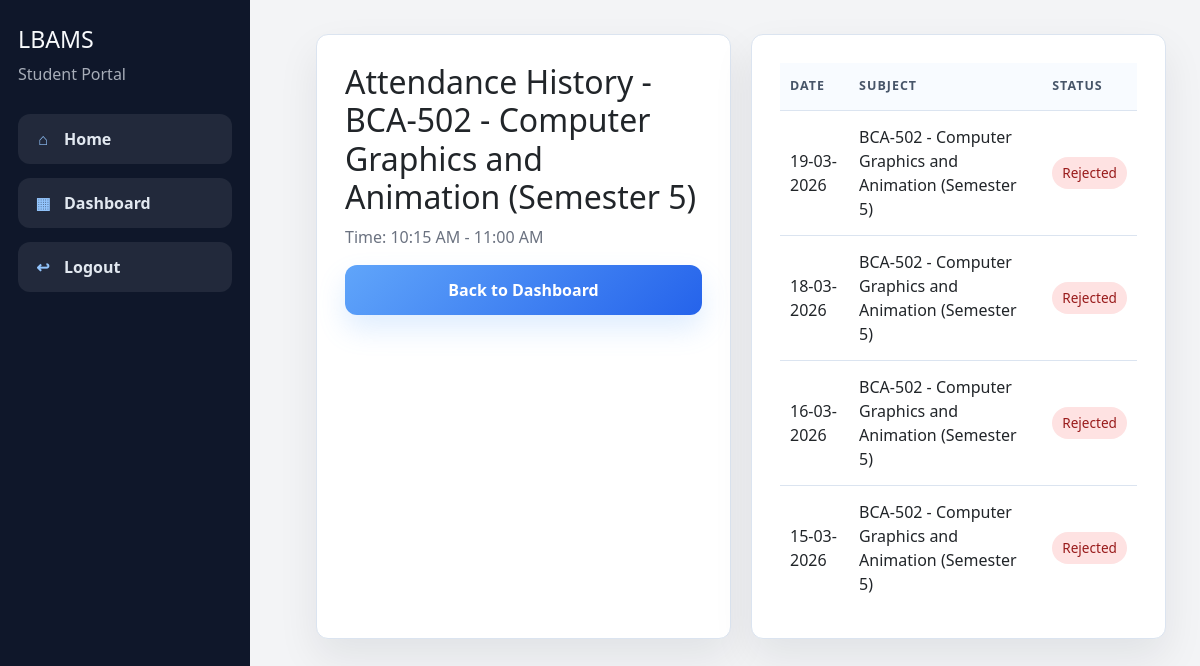
The app's page /student/subject/7/attendance-history (signed in) with its own data.
### models.py (models this page shows, shortened)
class User(UserMixin, db.Model):
    __tablename__ = "users"
    id = db.Column(db.Integer, primary_key=True)
    username = db.Column(db.String(80), unique=True, nullable=False)
    password_hash = db.Column(db.String(255), nullable=False)
    role = db.Column(db.String(20), nullable=False)
    student = db.relationship("Student", back_populates="user", uselist=False)
    teacher = db.relationship("Teacher", back_populates="user", uselist=False)
    admin = db.relationship("Admin", back_populates="user", uselist=False)

class Subject(db.Model):
    __tablename__ = "subjects"
    id = db.Column(db.Integer, primary_key=True)
    name = db.Column(db.String(120), unique=True, nullable=False)
    code = db.Column(db.String(20), unique=True, nullable=False)
    semester = db.Column(db.Integer, nullable=False)
    subject_type = db.Column("type", db.String(20), nullable=False, default="theory")
    teacher_id = db.Column(db.Integer, db.ForeignKey("teachers.id"), nullable=True)
    start_time = db.Column(db.Time, nullable=True)
    end_time = db.Column(db.Time, nullable=True)
    teachers = db.relationship(
        "Teacher",
        secondary=teacher_subjects,
        back_populates="subject_assignments",
    )
    lectures = db.relationship("Lecture", back_populates="subject", cascade="all, delete-orphan")
    attendances = db.relationship("Attendance", back_populates="subject")
    attendance_summaries = db.relationship("AttendanceSummary", back_populates="subject")
    @property
    def lecture_time_label(self):
        if self.subject_type == "lab":
            return "Lab subject"
        if self.subject_type == "project":
            return "Project"
        if not self.start_time or not self.end_time:
            return "Time not set"
        start = self.start_time.strftime("%I:%M %p").lstrip("0")
        end = self.end_time.strftime("%I:%M %p").lstrip("0")
        return f"{start} - {end}"
    @property
    def display_label(self):
        return f"{self.code} - {self.name} (Semester {self.semester})"

class Attendance(db.Model):
    __tablename__ = "attendance"
    __table_args__ = (
        UniqueConstraint("student_id", "lecture_id", "attendance_date", name="uq_attendance_once"),
    )
    id = db.Column(db.Integer, primary_key=True)
    student_id = db.Column(db.Integer, db.ForeignKey("students.id"), nullable=False)
    subject_id = db.Column(db.Integer, db.ForeignKey("subjects.id"), nullable=False)
    lecture_id = db.Column(db.Integer, db.ForeignKey("lectures.id"), nullable=False)
    attendance_date = db.Column(db.Date, default=date.today, nullable=False)
    status = db.Column(db.String(20), default="pending", nullable=False) # status can be pending, present, absent
    latitude = db.Column(db.Float, nullable=False)
    longitude = db.Column(db.Float, nullable=False)
    distance_meters = db.Column(db.Float, nullable=False)
    created_at = db.Column(db.DateTime, default=datetime.utcnow, nullable=False)
    student = db.relationship("Student", back_populates="attendances")
    subject = db.relationship("Subject", back_populates="attendances")
    lecture = db.relationship("Lecture", back_populates="attendances")

### routes/student_routes.py (the view)
@student_bp.route("/subject/<int:subject_id>/attendance-history")
@login_required
def subject_attendance_history(subject_id):
    if not student_required():
        return redirect(url_for("auth.login"))
    student = get_current_student()
    roll_number_redirect = require_roll_number(student)
    if roll_number_redirect:
        return roll_number_redirect
    reconcile_lecture_attendance()
    subject = Subject.query.filter_by(id=subject_id, semester=student.semester).first_or_404()
    records = (
        Attendance.query.filter_by(student_id=student.id, subject_id=subject.id)
        .order_by(Attendance.attendance_date.desc(), Attendance.created_at.desc())
        .all()
    )
    return render_template(
        "student/subject_attendance_history.html",
        student=student,
        subject=subject,
        records=records,
    )

### app.py (called while the page is built)
@login_manager.user_loader
def load_user(user_id):
    return db.session.get(User, int(user_id))

def format_date(value):
    if value is None:
        return ""
    return value.strftime("%d-%m-%Y")

### models.py (called while the page is built, shortened)
def ensure_subject_lecture(subject, lecture_date=None):
    lecture_date = lecture_date or date.today()
    lecture_date = lecture_date or datetime.now(IST).date()
    lecture = Lecture.query.filter_by(subject_id=subject.id, lecture_date=lecture_date).first()
    start_time = subject.start_time or time(hour=0, minute=0)
    end_time = subject.end_time or time(hour=0, minute=0)
    day_of_week = lecture_date.strftime("%A")
    if lecture.day_of_week != day_of_week:
        lecture.day_of_week = day_of_week
    if lecture.start_time != start_time:
        lecture.start_time = start_time
    if lecture.end_time != end_time:
        lecture.end_time = end_time
    db.session.flush()
    return lecture

def lecture_has_ended(lecture, reference_dt=None):
    reference_dt = reference_dt or datetime.now()
    reference_dt = reference_dt or datetime.now(IST)
    lecture_day = lecture.lecture_date or reference_dt.date()
    lecture_end_time = lecture.end_time or time(hour=0, minute=0)
    lecture_end = datetime.combine(lecture_day, lecture_end_time)
    if reference_dt.tzinfo is not None and lecture_end.tzinfo is None:
        lecture_end = reference_dt.tzinfo.localize(lecture_end)
    return reference_dt >= lecture_end

def reconcile_lecture_attendance(reference_dt=None):
    reference_dt = reference_dt or datetime.now()
    reference_dt = reference_dt or datetime.now(IST)
    current_date = reference_dt.date()
    current_time = reference_dt.time()
    backfill_lecture_records_from_attendance()
    subjects = Subject.query.all()
    for subject in subjects:
        if subject.start_time is None or current_time < subject.start_time:
            continue
        ensure_subject_lecture(subject, current_date)
    auto_mark_absent_for_completed_lectures(reference_dt)

### routes/student_routes.py (called while the page is built)
def student_required():
    return current_user.is_authenticated and current_user.role == "student"

def get_current_student():
    return Student.query.filter_by(user_id=current_user.id).first_or_404()

def require_roll_number(student):
    if not student.roll_number or not student.roll_number.strip():
        return redirect(url_for("student.update_roll_number"))
    return None

### templates/student/subject_attendance_history.html (shortened to what this page needs)
{% extends "base.html" %}
{% block content %}
<section class="dashboard-grid">
    <div class="card">
        <h2>Attendance History - {{ subject.display_label }}</h2>
        <p class="muted">Time: {{ subject.lecture_time_label }}</p>
        <a class="btn btn-secondary" href="{{ url_for('student.dashboard') }}">Back to Dashboard</a>
    </div>
    <div class="card">
        <div class="table-wrap">
            <table>
                <thead>
                    <tr>
                        <th>Date</th>
                        <th>Subject</th>
                        <th>Status</th>
                    </tr>
                </thead>
                <tbody>
                    {% for record in records %}
                    <tr>
                        <td>{{ record.attendance_date|format_date }}</td>
                        <td>{{ subject.display_label }}</td>
                        <td>
                            {% if record.status == 'present' %}
                            <span class="status present">Accepted</span>
                            {% elif record.status == 'absent' %}
                            <span class="status absent">Rejected</span>
                            {% else %}
                            <span class="status pending">Pending</span>
                            {% endif %}
                        </td>
                    </tr>
                    {% else %}
                    <tr>
                        <td colspan="3">No attendance history for this subject.</td>
                    </tr>
                    {% endfor %}
                </tbody>
            </table>
        </div>
    </div>
</section>
{% endblock %}

### templates/base.html (shortened to what this page needs)
<!DOCTYPE html>
<html lang="en">
<head>
    <link
        href="https://cdn.jsdelivr.net/npm/bootstrap@5.3.3/dist/css/bootstrap.min.css"
        rel="stylesheet"
    >
    <link rel="stylesheet" href="{{ url_for('static', filename='css/style.css') }}">
</head>
<body>
    <div class="page-shell">
        {% if current_user.is_authenticated %}
        <aside class="sidebar">
            <div class="sidebar-brand">
                <h2>LBAMS</h2>
                <p class="muted">{{ current_user.role|title }} Portal</p>
            </div>
            <nav class="nav-links">
                <a href="{{ url_for('main.home') }}"><span class="nav-icon">&#8962;</span><span>Home</span></a>
                {% if current_user.role == 'admin' %}
                <a href="{{ url_for('admin.dashboard') }}"><span class="nav-icon">&#9638;</span><span>Dashboard</span></a>
                <a href="{{ url_for('admin.manage_teacher_subjects') }}"><span class="nav-icon">&#8942;</span><span>Manage Teacher Subjects</span></a>
                {% elif current_user.role == 'teacher' %}
                <a href="{{ url_for('teacher.dashboard') }}"><span class="nav-icon">&#9638;</span><span>Dashboard</span></a>
                {% elif current_user.role == 'student' %}
                <a href="{{ url_for('student.dashboard') }}"><span class="nav-icon">&#9638;</span><span>Dashboard</span></a>
                {% endif %}
                <a href="{{ url_for('auth.logout') }}"><span class="nav-icon">&#8617;</span><span>Logout</span></a>
            </nav>
        </aside>
        {% endif %}
        <main class="content {% if not current_user.is_authenticated %}content-full{% endif %}">
            {% block content %}{% endblock %}
        </main>
    </div>
</body>
</html>

### static/css/style.css (style rules this page uses)
:root { --bg: #f3f4f6; --surface: #ffffff; --text: #1f2937; --muted: #6b7280; --primary: #2563eb; --primary-dark: #1d4ed8; --primary-soft: #eaf2ff; --navy: #0f172a; --success: #1f9d55; --danger: #d64545; --border: #dbe4f0; --shadow: 0 18px 40px rgba(15, 23, 42, 0.08); --shadow-strong: 0 30px 70px rgba(15, 23, 42, 0.12); --sidebar-width: 250px; }
* { box-sizing: border-box; }
body { margin: 0; font-family: "Segoe UI", Tahoma, Geneva, Verdana, sans-serif; background: var(--bg); color: var(--text); }
a { color: inherit; text-decoration: none; }
.page-shell { min-height: 100vh; display: flex; }
.sidebar { width: var(--sidebar-width); background: #0f172a; color: #f8fafc; padding: 26px 18px; display: flex; flex-direction: column; justify-content: flex-start; gap: 28px; position: fixed; top: 0; left: 0; height: 100vh; }
.sidebar-brand h2 { margin: 0; font-size: 1.45rem; }
.sidebar-brand p { margin: 8px 0 0; color: rgba(226, 232, 240, 0.72); }
.nav-links { display: grid; gap: 14px; margin-top: 0; }
.nav-links a { display: flex; align-items: center; gap: 12px; padding: 13px 16px; border-radius: 12px; background: rgba(255, 255, 255, 0.08); color: #e2e8f0; font-weight: 600; transition: background 0.18s ease, transform 0.18s ease, color 0.18s ease; }
.nav-icon { width: 18px; display: inline-flex; justify-content: center; color: #93c5fd; }
.content { flex: 1; padding: 34px; margin-left: calc(var(--sidebar-width) + 32px); }
.hero-card, .card { background: var(--surface); border: 1px solid var(--border); border-radius: 12px; box-shadow: var(--shadow); padding: 28px; }
.muted, .eyebrow { color: var(--muted); }
.role-grid, .stats-row, .dashboard-grid { display: grid; gap: 20px; }
.dashboard-grid { grid-template-columns: repeat(auto-fit, minmax(320px, 1fr)); }
.btn { border: none; border-radius: 12px; padding: 13px 22px; cursor: pointer; font-weight: 600; transition: transform 0.18s ease, box-shadow 0.18s ease, opacity 0.18s ease; }
.btn-secondary { background: linear-gradient(135deg, #60a5fa 0%, #2563eb 100%); color: #fff; box-shadow: 0 14px 28px rgba(96, 165, 250, 0.2); }
.table-wrap { overflow-x: auto; }
table { width: 100%; border-collapse: collapse; }
thead th { background: #f8fbff; color: #475569; font-size: 0.78rem; font-weight: 700; letter-spacing: 0.08em; text-transform: uppercase; }
th, td { text-align: left; padding: 14px 10px; border-bottom: 1px solid var(--border); }
tbody tr:last-child td { border-bottom: none; }
.status { display: inline-flex; padding: 6px 10px; border-radius: 999px; font-size: 0.85rem; text-transform: capitalize; }
.status.absent { background: #fee2e2; color: #991b1b; }

### records on screen
User: role "Student"
Subject: display_label "BCA-502 - Computer Graphics and Animation (Semester 5)", lecture_time_label "10:15 AM - 11:00 AM"
Attendance: attendance_date "19-03-2026", status "Rejected"
Attendance: attendance_date "18-03-2026", status "Rejected"
Attendance: attendance_date "16-03-2026", status "Rejected"
Attendance: attendance_date "15-03-2026", status "Rejected"
